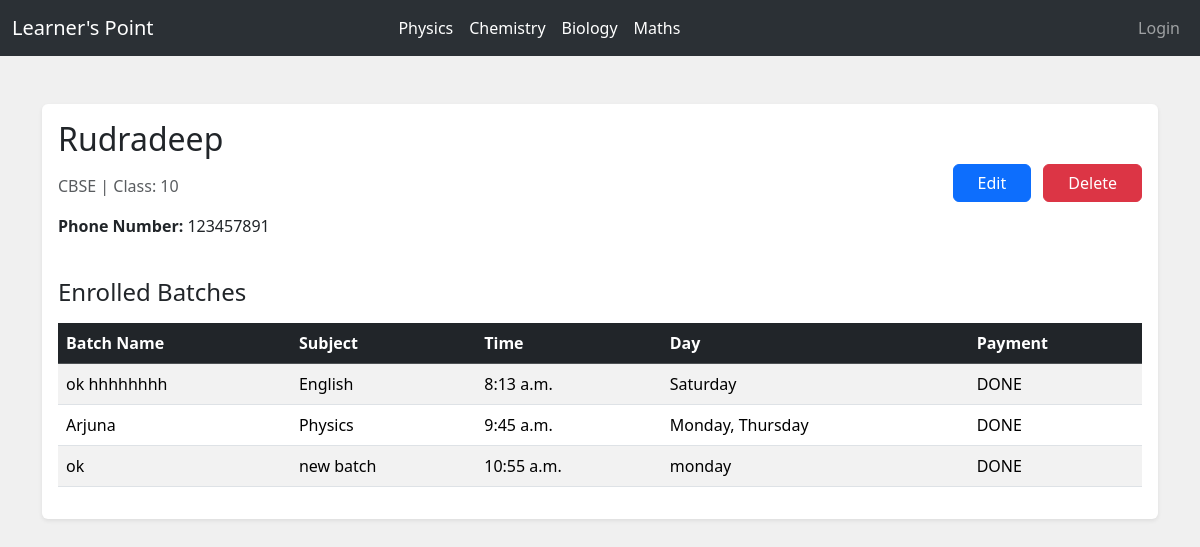
Page /student/1/ on the earlier database version.
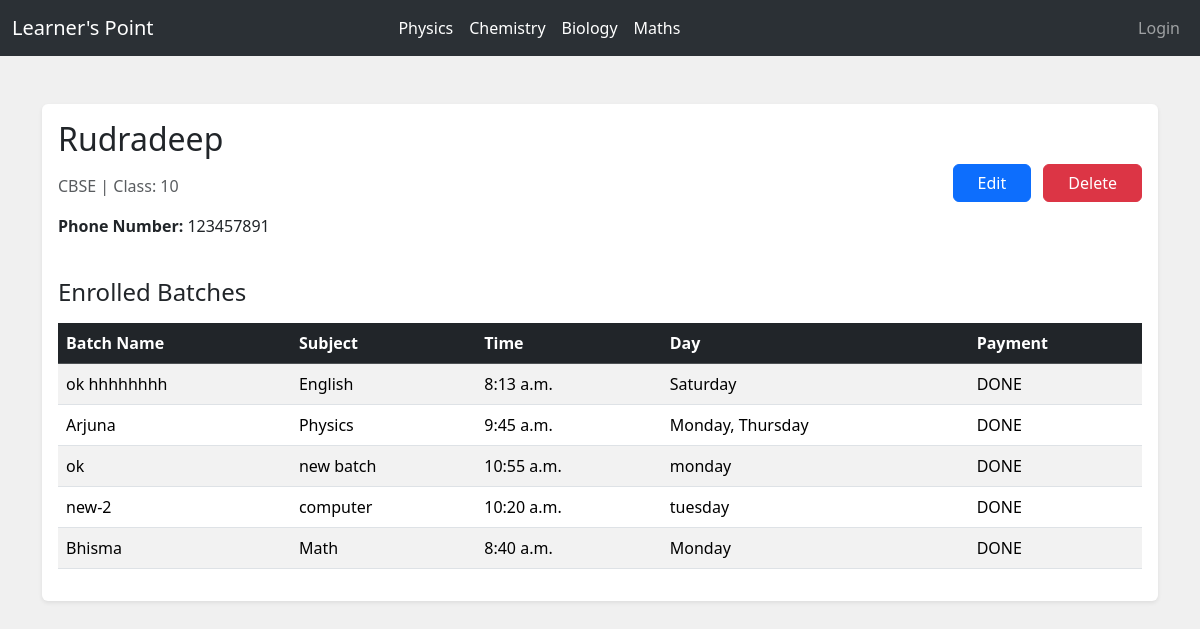
Same page on the later database version.
### myapp/models.py (models this page shows, shortened)
class Batch(models.Model):
    DAYS = [
        ('MON', 'Monday'),
        ('TUE', 'Tuesday'),
        ('WED', 'Wednesday'),
        ('THU', 'Thursday'),
        ('FRI', 'Friday'),
        ('SAT', 'Saturday'),
        ('SUN', 'Sunday'),
    ]
    subject_name = models.CharField(max_length=100)
    batch_name = models.CharField(max_length=100,default="")
    batch_time = models.TimeField()
    batch_day = MultiSelectField(choices=DAYS)
    class_level = models.IntegerField(choices=[(1,1),(2,2),(3,3),(4,4),(5, 5), (6, 6), (7, 7), (8, 8), (9, 9), (10, 10), (11, 11), (12, 12)])
    class_mode = models.CharField(max_length=100, choices=[('ONLINE', 'ONLINE'), ('OFFLINE', 'OFFLINE')], default='ONLINE')
    start_date = models.DateField(default=timezone.now)
    teachers = models.ManyToManyField(Teacher, related_name='teachers')
    students = models.ManyToManyField(Student, related_name='students', blank=True)

class Student(models.Model):
    name = models.CharField(max_length=100)
    phone_number = models.CharField(max_length=15, blank=True)
    board = models.CharField(max_length=50, choices=[('CBSE', 'CBSE'), ('WBBSE', 'WBBSE'), ('ICSE', 'ICSE')])
    student_class = models.IntegerField(choices=[(1,1),(2,2),(3,3),(4,4),(5, 5), (6, 6), (7, 7), (8, 8), (9, 9), (10, 10), (11, 11), (12, 12)])
    payment = models.CharField(max_length=50, choices=[('DONE', 'DONE'), ('NOT DONE', 'NOT DONE')], default='NOT DONE')
    subject = models.CharField(max_length=100, default='All')

### myapp/views.py (the view)
# urls.py: path('student/<int:student_id>/', views.student_profile, name='student_profile'),
def student_profile(request, student_id):
    student = get_object_or_404(Student, id=student_id)
    batches = Batch.objects.filter(students=student)
    context = {
        'student': student,
        'batches': batches,
    }
    return render(request, 'student_profile.html', context)

### templates/student_profile.html (shortened to what this page needs)
{% extends "base.html" %}
{% load static %}
{% block body %}
<div class="container py-5">
    <div class="card border-0 shadow-sm">
        <div class="card-body">
            <div class="row mb-4">
                <div class="col-md-6">
                    <h2 class="mb-3">{{ student.name }}</h2>
                    <p class="text-muted">{{ student.get_board_display }} | Class: {{ student.student_class }}</p>
                    <p><strong>Phone Number:</strong> {{ student.phone_number }}</p>
                </div>
                <div class="col-md-6 text-end align-self-center">
                    <a href="{% url 'edit_student' student.id %}" class="btn btn-primary mb-2 me-2 px-4">Edit</a>
                    <form method="post" action="{% url 'delete_student' student.id %}" class="d-inline-block">
                        <button type="submit" class="btn btn-danger mb-2 px-4" onclick="return confirm('Are you sure you want to delete this profile?');">Delete</button>
                    </form>
                </div>
            </div>
            <div>
                <h4 class="mb-3">Enrolled Batches</h4>
                {% if batches %}
                    <div class="table-responsive">
                        <table class="table table-striped">
                            <thead class="table-dark">
                                <tr>
                                    <th scope="col">Batch Name</th>
                                    <th scope="col">Subject</th>
                                    <th scope="col">Time</th>
                                    <th scope="col">Day</th>
                                    <th scope="col">Payment</th>
                                </tr>
                            </thead>
                            <tbody>
                                {% for batch in batches %}
                                    <tr>
                                        <td>{{ batch.batch_name }}</td>
                                        <td>{{ batch.subject_name }}</td>
                                        <td>{{ batch.batch_time }}</td>
                                        <td>{{ batch.batch_day }}</td>
                                        <td>{{ student.payment }}</td>
                                    </tr>
                                {% endfor %}
                            </tbody>
                        </table>
                    </div>
                {% else %}
                    <p class="text-muted">No batches assigned to this student.</p>
                {% endif %}
            </div>
        </div>
    </div>
</div>
{% endblock body %}

Differences in the rows shown:
now on this page (row edited): Batch: batch_name "new-2", subject_name "computer", batch_time "10:20 a.m.", batch_day "tuesday", {{ student.payment }} "DONE"
added Batch: batch_name "Bhisma", subject_name "Math", batch_time "8:40 a.m.", batch_day "Monday", {{ student.payment }} "DONE"
